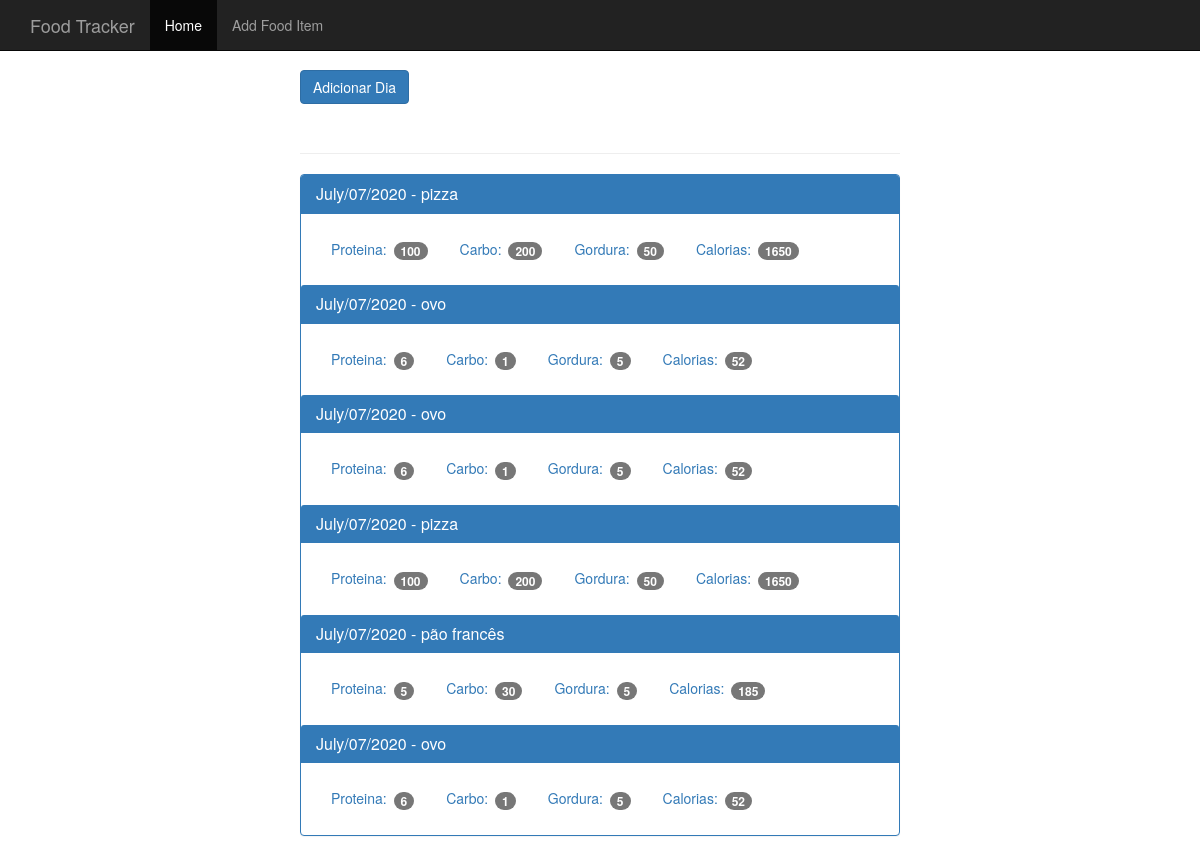
The page / on the database its author committed.
### app.py (models this page shows, shortened)
class Diet(db.Model):
	id = db.Column(db.Integer, primary_key=True)
	date = db.Column(db.Date)
	food_id = db.Column(db.Integer, db.ForeignKey('food.id'))

class Food(db.Model):
	id = db.Column(db.Integer, primary_key=True)
	name = db.Column(db.String(50), nullable=False)
	protein = db.Column(db.Integer,  nullable=False)
	carbo = db.Column(db.Integer,  nullable=False)
	fat = db.Column(db.Integer,  nullable=False)
	calories = db.Column(db.Integer, nullable=False)
	diets = db.relationship('Diet', backref='food', lazy='dynamic')

### app.py (the view)
@app.route('/')
def index():
	dieta = Diet.query.order_by(Diet.date).all()
	return render_template('home.html', dieta= dieta)

### templates/home.html (shortened to what this page needs)
<!DOCTYPE html>
<html lang="en">
  <head>
    <link href="{{ url_for('static', filename='bootstrap.min.css') }}" rel="stylesheet">
    <link href="{{ url_for('static', filename='theme.css') }}" rel="stylesheet">
  </head>
  <body>
    <nav class="navbar navbar-inverse navbar-fixed-top">
      <div class="container">
        <div class="navbar-header">
          <a class="navbar-brand" href="#">Food Tracker</a>
        </div>
        <div id="navbar" class="navbar-collapse collapse">
          <ul class="nav navbar-nav">
            <li class="active"><a href="{{ url_for('index') }}">Home</a></li>
            <li><a href="{{ url_for('food') }}">Add Food Item</a></li>
          </ul>
        </div>
      </div>
    </nav>
    <div class="container theme-showcase col-sm-6 col-sm-offset-3" role="main">
      <div class="row">
        <div>
            <a href="{{ url_for('day')}}" class="btn btn-primary">Adicionar Dia </a>
          <div class="page-header"></div>
          <div class="panel panel-primary">
            {% for d in dieta%}
              <div class="panel-heading">
              <h3 class="panel-title">{{ d.date.strftime('%B/%m/%Y') }} - {{ d.food.name }}</h3>
            </div>
            <div class="panel-body">
              <ul class="nav nav-pills" role="tablist">
                <li><a>Proteina: <span class="badge">{{ d.food.protein }}</span></a></li>
                <li><a>Carbo: <span class="badge">{{ d.food.carbo }}</span></a></li>
                <li><a>Gordura: <span class="badge">{{ d.food.fat }}</span></a></li>
                <li><a>Calorias: <span class="badge">{{ d.food.calories }}</span></a></li>
              </ul>
            </div>
                {% endfor %}
          </div>
        </div>
      </div>
    </div>
  </body>
</html>

### static/theme.css (style rules this page uses)
body { padding-top: 70px; padding-bottom: 30px; }

### rows shown on the page
Diet: date "July/07/2020", food.name "pizza", food.protein "100", food.carbo "200", food.fat "50", food.calories "1650"
Diet: date "July/07/2020", food.name "ovo", food.protein "6", food.carbo "1", food.fat "5", food.calories "52"
Diet: date "July/07/2020", food.name "ovo", food.protein "6", food.carbo "1", food.fat "5", food.calories "52"
Diet: date "July/07/2020", food.name "pizza", food.protein "100", food.carbo "200", food.fat "50", food.calories "1650"
Diet: date "July/07/2020", food.name "pão francês", food.protein "5", food.carbo "30", food.fat "5", food.calories "185"
Diet: date "July/07/2020", food.name "ovo", food.protein "6", food.carbo "1", food.fat "5", food.calories "52"
